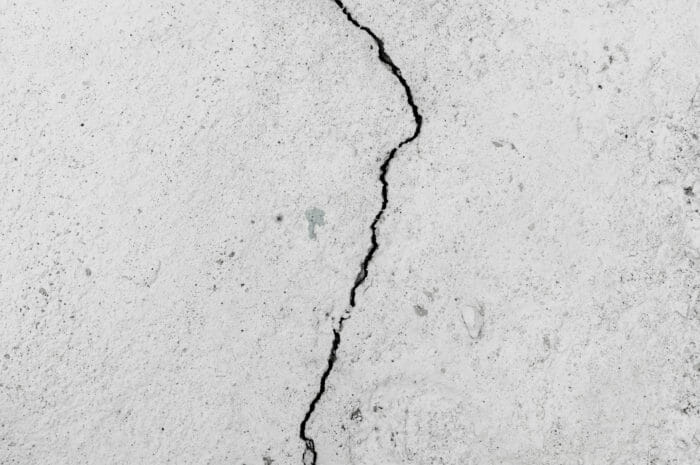
#> input picture Input-Set/Cracked_03.jpg, 700 x 465 px, given as the content of the folder I n p u t - S e t / C r a c k e d _ 0 3 . j p g, which was not available
$ python imagePrep.py Input-Set/Cracked_03.jpg
#> lines starting #> are read from the running program, lines starting #| are printed output that depends on the picture; after the words box and inside, x2 and y2 are one past the last pixel; in counts of white or black regions, pixels touching at a corner belong together; pictures that were not available may be replaced by others from this repository, and a replacement may not be noted
### utils/helperFunc.py
import os
import cv2
import numpy as np


# frame width and height
frame_wid = 640
frame_hyt = 480

def imageLoader(path_arg):
    try:
        # Get a list of all items in the folder
        inter_path = path_arg
        real_path = ""
        for path in inter_path:
            real_path = real_path+path+" "
        # print(real_path)
        processed_folder_path = real_path.strip()
        items = os.listdir(processed_folder_path)
        print(f"[!] Found {len(items)} images [!]")

        images_path_list = []
        # Loop through each item in the folder
        for image in items:
            # Get the path of the item
            item_path = os.path.join(processed_folder_path, image)
            images_path_list.append(item_path)
        return (images_path_list, items)

    except Exception as err:
        print("[!] CHECK DATA FOLDER PATH ARGUMENT [!]")

    # Return a tuple containing the list of image paths and the list of image names

def imagePreprosessing(path):
    img = cv2.imread(path)
    img = cv2.resize(img, (frame_wid, frame_hyt))

    gray = cv2.cvtColor(img, cv2.COLOR_BGR2GRAY)
    blur = cv2.blur(gray,(3,3))

    img_log = (np.log(blur+1)/(np.log(1+np.max(blur))))*255
    # Specify the data type
    img_log = np.array(img_log,dtype=np.uint8)

    bilateral = cv2.bilateralFilter(img_log, 5, 75, 75)

    edges = cv2.Canny(bilateral,100,200)

    kernel = np.ones((5,5),np.uint8)
    closing = cv2.morphologyEx(edges, cv2.MORPH_CLOSE, kernel)

    return closing

def featureDetection(processsed_image):
    img = processsed_image
    # Create feature detecting method
    # sift = cv2.xfeatures2d.SIFT_create()
    # surf = cv2.xfeatures2d.SURF_create()
    orb = cv2.ORB_create(nfeatures=1500)

    # Make featured Image
    keypoints, descriptors = orb.detectAndCompute(img, None)
    featuredImg = cv2.drawKeypoints(img, keypoints, None)

    return featuredImg

### imagePrep.py
import cv2
import sys
import os

from utils.helperFunc import imageLoader, imagePreprosessing, featureDetection

if __name__ == '__main__':
    try:

        inter_path = sys.argv[1:]
        print(inter_path)
        real_path = ""
        for path in inter_path:
            real_path = real_path+path+" "

        folder_path = real_path.strip()


    except Exception as error:
        print("[!] Some error has occured [!]")

    try:
        image_path_list, image_name_list = imageLoader(folder_path)
        for path, name in zip(image_path_list, image_name_list):
            processed = imagePreprosessing(path)
#> in imagePreprosessing, img is the input picture: shape (465, 700, 3); mean B, G, R 208.6, 208.7, 208.7
#> in imagePreprosessing, `img = cv2.resize(img, (frame_wid, frame_hyt))`:
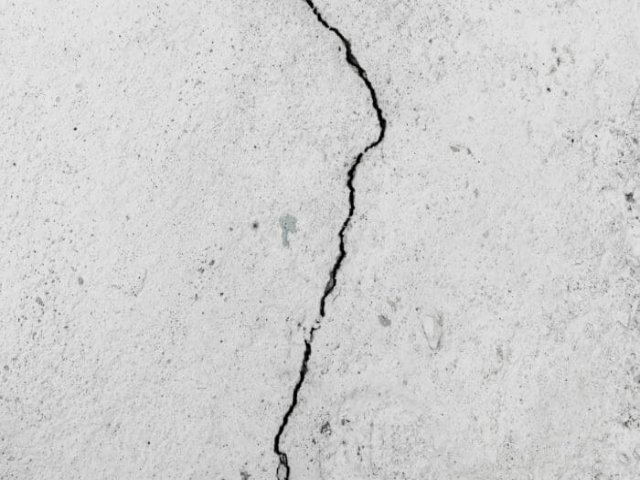
#> img: shape (480, 640, 3); mean B, G, R 208.5, 208.5, 208.5
#> in imagePreprosessing, `img_log = (np.log(blur+1)/(np.log(1+np.max(blur))))*255`:
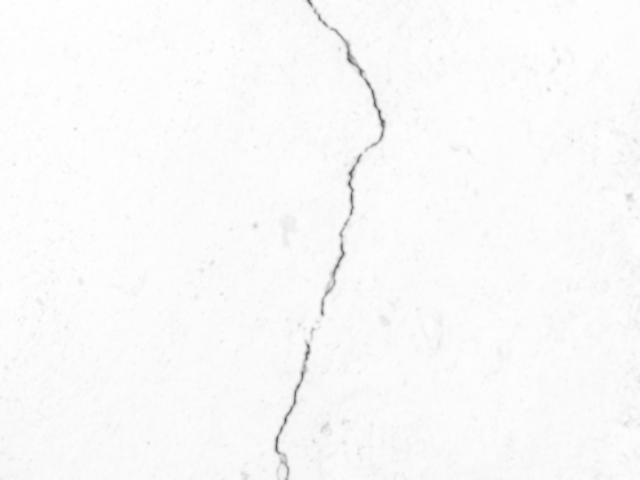
#> img_log: shape (480, 640) float16; min 75.44, max 255, mean 250.2
#> in imagePreprosessing, `edges = cv2.Canny(bilateral,100,200)`:
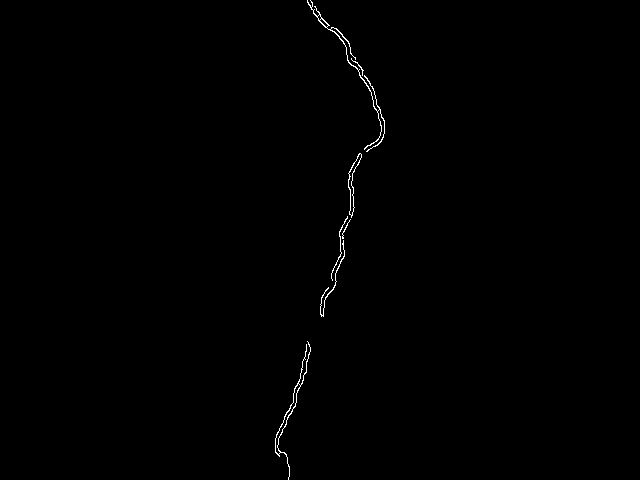
#> edges: shape (480, 640); 0.37% white in thin lines or dots, all inside (x1, y1, x2, y2) = (275, 0, 385, 480)
#> in imagePreprosessing, `closing = cv2.morphologyEx(edges, cv2.MORPH_CLOSE, kernel)`:
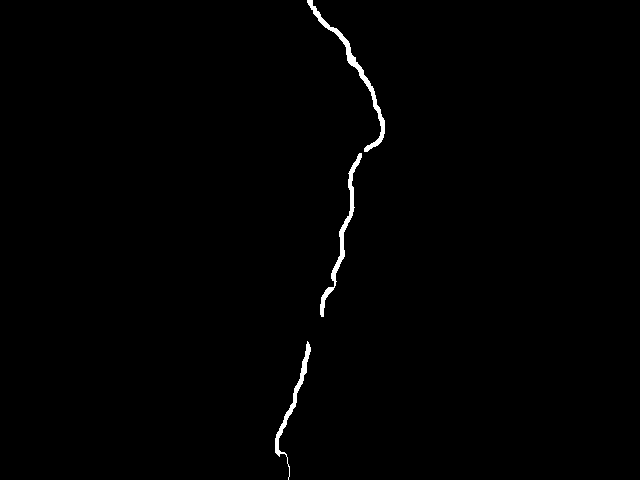
#> closing: shape (480, 640); 0.73% white; 3 white regions, box (x1, y1, x2, y2) and area: (307, 0, 385, 152) 904, (320, 153, 362, 317) 768, (275, 341, 311, 480) 577
            Feature_img = featureDetection(processsed_image= processed)
#> in featureDetection, `keypoints, descriptors = orb.detectAndCompute(img, None)`: keypoints = 417 keypoints; strongest (x, y, size): (331, 283, 37.2), (331, 286, 31), (330, 284, 44.6), (335, 285, 31)
            cv2.imshow(f"{name}", Feature_img)
            cv2.waitKey(0)

    except Exception as error:
        print("[!] Some error occured during processing [!]")

$ run again, on Input-Set/Cracked_04.jpg
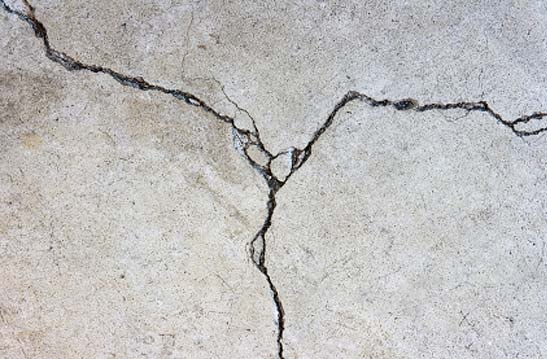
#> input picture Input-Set/Cracked_04.jpg, 547 x 359 px, given as the content of the folder I n p u t - S e t / C r a c k e d _ 0 4 . j p g, which was not available
#> in imagePreprosessing, img is the input picture: shape (359, 547, 3); mean B, G, R 188.6, 189.4, 190.6
#> img: shape (480, 640, 3)
#> in imagePreprosessing, `edges = cv2.Canny(bilateral,100,200)`:
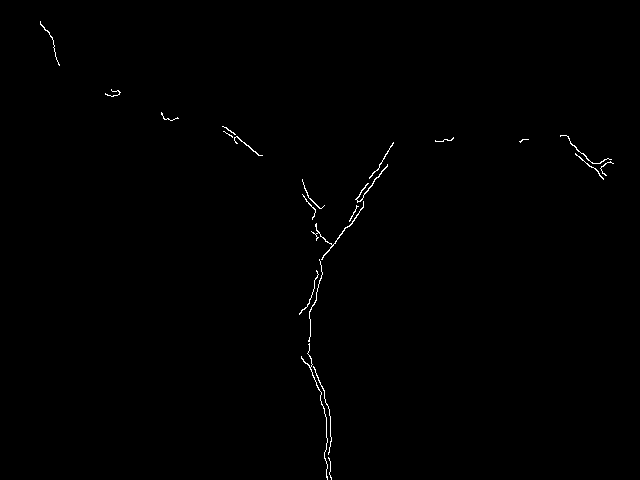
#> edges: shape (480, 640); 0.41% white in thin lines or dots, all inside (x1, y1, x2, y2) = (40, 21, 614, 480)
#> closing: shape (480, 640); 0.78% white; 9 white regions (1 under 20 px), largest, box (x1, y1, x2, y2) and area: (299, 142, 394, 480) 1581, (560, 135, 614, 180) 323, (302, 179, 325, 220) 155
#> keypoints = 592 keypoints; strongest (x, y, size): (319, 238, 31), (240, 140, 31), (313, 229, 31), (317, 238, 37.2)
#> in featureDetection, `featuredImg = cv2.drawKeypoints(img, keypoints, None)`:
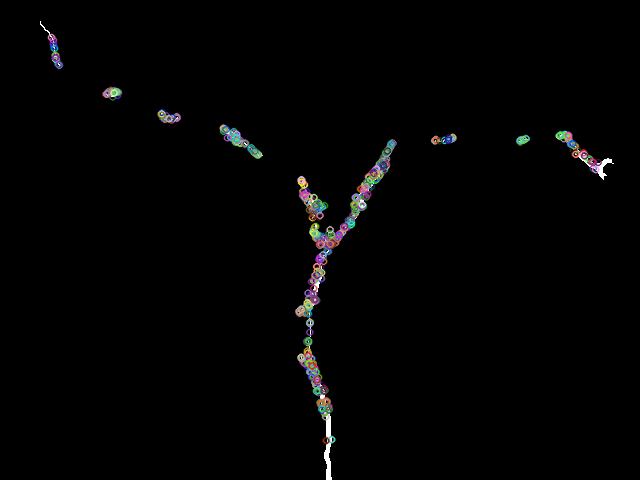
#> featuredImg: shape (480, 640, 3); mean of channels 0, 1, 2 3, 3, 3; drawn as B, G, R

$ run again, on Input-Set/Cracked_05.jpg
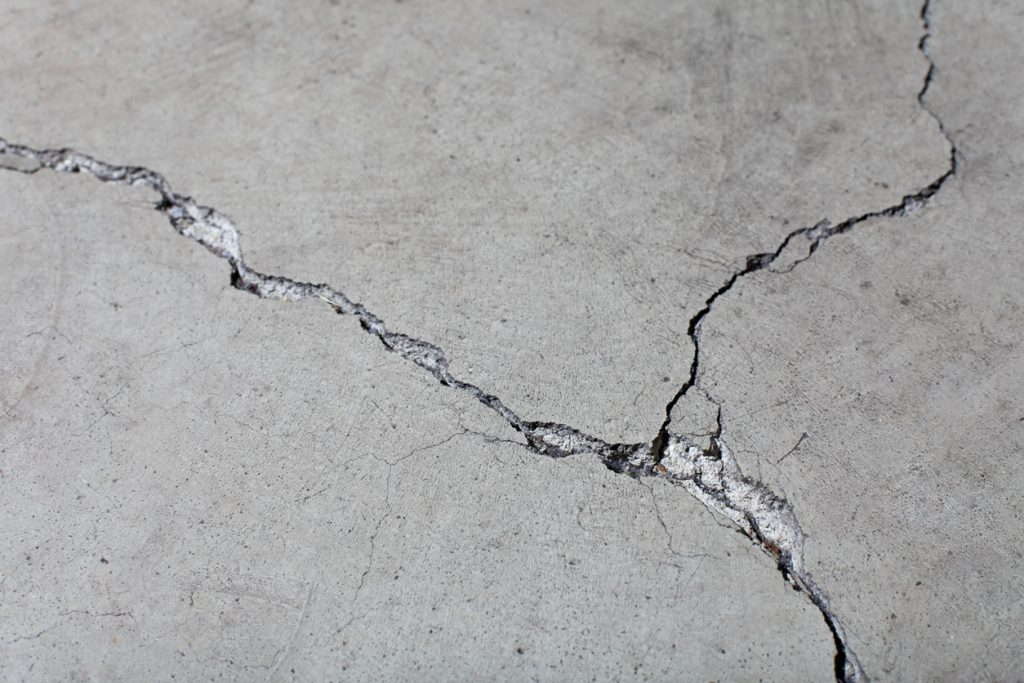
#> input picture Input-Set/Cracked_05.jpg, 1024 x 683 px, given as the content of the folder I n p u t - S e t / C r a c k e d _ 0 5 . j p g, which was not available
#> in imagePreprosessing, img is the input picture: shape (683, 1024, 3); mean B, G, R 166, 165.6, 165.6
#> img: shape (480, 640, 3)
#> in imagePreprosessing, `edges = cv2.Canny(bilateral,100,200)`:
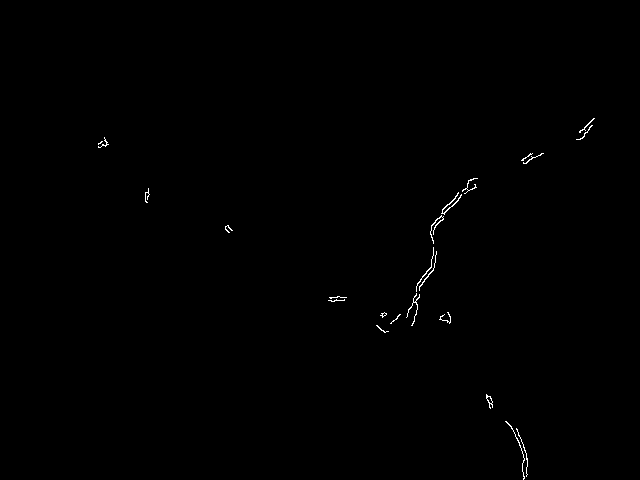
#> edges: shape (480, 640); 0.28% white in thin lines or dots, all inside (x1, y1, x2, y2) = (98, 118, 595, 480)
#> in imagePreprosessing, `closing = cv2.morphologyEx(edges, cv2.MORPH_CLOSE, kernel)`:
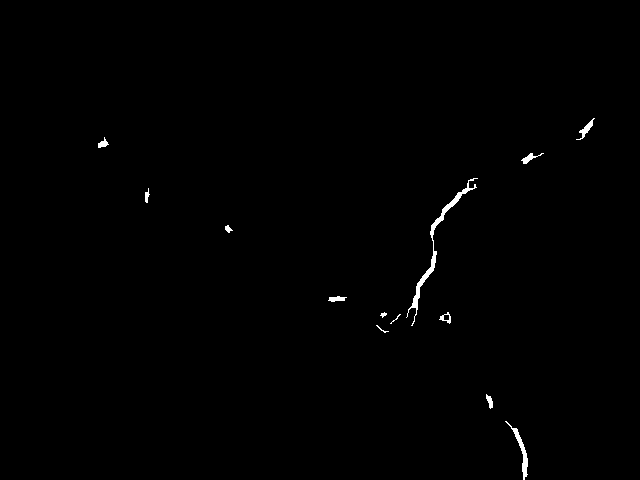
#> closing: shape (480, 640); 0.49% white; 13 white regions (1 under 20 px), largest, box (x1, y1, x2, y2) and area: (406, 178, 478, 326) 670, (505, 421, 528, 480) 254, (576, 118, 595, 140) 109
#> keypoints = 405 keypoints; strongest (x, y, size): (447, 317, 31), (445, 317, 31), (446, 318, 37.2), (469, 188, 37.2)
